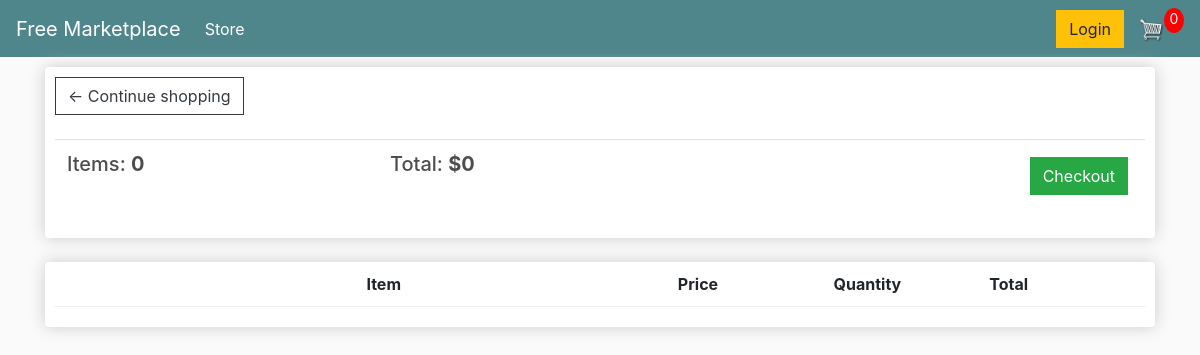
The app's page /cart/ (signed in), older data.
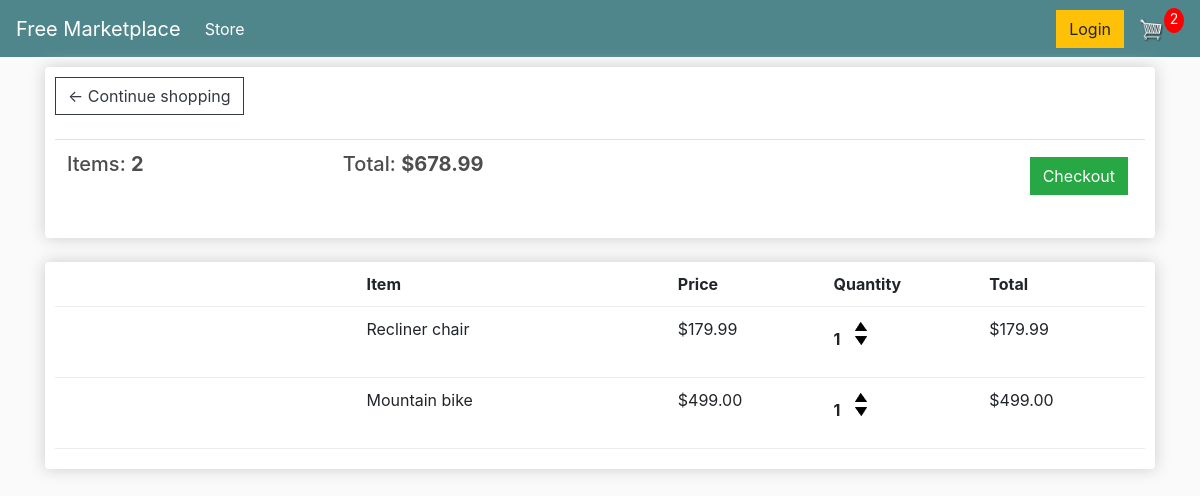
The same page, newer data.
### store/models.py (models this page shows, shortened)
class Order(models.Model):
    customer = models.ForeignKey(
        Customer, on_delete=models.SET_NULL, null=True, blank=True
    )
    date_ordered = models.DateTimeField(auto_now_add=True)
    complete = models.BooleanField(default=False, null=True, blank=False)
    transaction_id = models.CharField(max_length=100, null=True)
    @property
    def get_cart_total(self):
        orderitems = self.orderitem_set.all()
        total = sum([item.get_total for item in orderitems])
        return total
    @property
    def get_cart_items(self):
        orderitems = self.orderitem_set.all()
        total = sum([item.quantity for item in orderitems])
        return total

class OrderItem(models.Model):
    product = models.ForeignKey(
        Product, on_delete=models.SET_NULL, blank=True, null=True
    )
    order = models.ForeignKey(Order, on_delete=models.SET_NULL, blank=True, null=True)
    quantity = models.IntegerField(default=0, null=True, blank=True)
    date_added = models.DateTimeField(auto_now_add=True)
    @property
    def get_total(self):
        total = self.product.price * self.quantity
        return total

class Product(models.Model):
    name = models.CharField(max_length=200)
    price = models.DecimalField(max_digits=7, decimal_places=2)
    digital = models.BooleanField(default=False, null=True, blank=True)
    image = models.ImageField(null=True, blank=True)
    @property
    def imageURL(self):
        try:
            url = self.image.url
        except:
            url = ""
        return url

### store/views.py (the view)
# urls.py: path("cart/", views.cart, name="cart"),
def cart(request):
    data = cartData(request)
    cartItems = data["cartItems"]
    order = data["order"]
    items = data["items"]
    context = {"items": items, "order": order, "cartItems": cartItems}
    return render(request, "store/cart.html", context)

### store/utils.py (called while the page is built)
def cartData(request):
    if request.user.is_authenticated:
        customer = request.user.customer
        order, created = Order.objects.get_or_create(customer=customer, complete=False)
        items = order.orderitem_set.all()
        cartItems = order.get_cart_items
    else:
        cookieData = cookieCart(request)
        cartItems = cookieData["cartItems"]
        order = cookieData["order"]
        items = cookieData["items"]
    return {"cartItems": cartItems, "order": order, "items": items}

### store/templates/store/cart.html
{% extends 'store/main.html' %}
{% load humanize %}
{% load static %}
{% block content %}
<div class="row">
	<div class="col-lg-12">
		<div class="box-element">
			<a href="{% url 'store' %}" class="btn btn-outline-dark">&#x2190; Continue shopping</a>
			<br>
			<br>
			<table class="table">
				<tr>
					<th><h5>Items: <strong>{{order.get_cart_items}}</strong></h5></th>
					<th><h5>Total: <strong>${{order.get_cart_total}}</strong></h5></th>
					<th>
						<a style="float: right; margin: 5px;" href="{% url 'checkout' %}" class="btn btn-success">Checkout</a>
					</th>
				</tr>
			</table>
		</div>
		<br>
		<div class="box-element">
			<div class="cart-row">
				<div style="flex: 2;"></div>
				<div style="flex: 2;"><strong>Item</strong></div>
				<div style="flex: 1;"><strong>Price</strong></div>
				<div style="flex: 1;"><strong>Quantity</strong></div>
				<div style="flex: 1;"><strong>Total</strong></div>
			</div>
			{% for item in items %}
			<div class="cart-row">
				<div style="flex: 2;"><img class="row-image" src="{{item.product.imageURL}}" alt=""></div>
				<div style="flex: 2;">{{item.product.name}}</div>
				<div style="flex: 1;">${{item.product.price}}</div>
				<div style="flex: 1;">
					<p class="quantity">{{item.quantity}}</p>
					<div class="quantity">
						<img data-product='{{item.product.id}}' data-action="add" class="chg-quantity update-cart" src="{% static 'images/arrow-up.png' %}" alt="">
						<img data-product='{{item.product.id}}' data-action="remove" class="chg-quantity update-cart" src="{% static 'images/arrow-down.png' %}" alt="">
					</div>
				</div>
				<div style="flex: 1;">${{item.get_total}}</div>
			</div>
			{% endfor %}
		</div>
	</div>
</div>
{% endblock content %}

Row changes from the older to the newer data that the page shows:
removed Order: get_cart_items "0", get_cart_total "0"
added Order: get_cart_items "2", get_cart_total "678.99"
added OrderItem: product.name "Recliner chair", product.price "179.99", quantity "1", get_total "179.99"
added OrderItem: product.name "Mountain bike", product.price "499.00", quantity "1", get_total "499.00"
Text that changed along with them:
{{ cartItems }}: "0" → "2"
